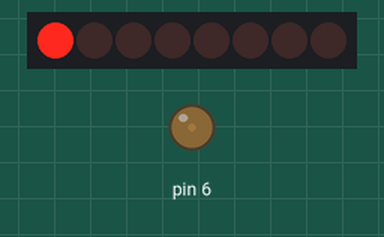
A sketch run on a simulated Arduino Uno, built with avr-gcc and run on an emulated ATmega328P. On the bench: 8 shift-register outputs drawn as a row of LEDs (first output left, lit = HIGH), output pins drawn as LEDs (lit = HIGH). Wiring (inferred from the names in the program): shift register (74HC595): data pin 10; shift clock pin 8; latch pin 9. Wiring (inferred from the signals the program sends): row of LEDs: on Q0, Q1, Q2, Q3, Q4, Q5, Q6, Q7. Pins used as bus, display or sensor lines are not drawn.

Above: at 0.15 s.
At 4.35 s:
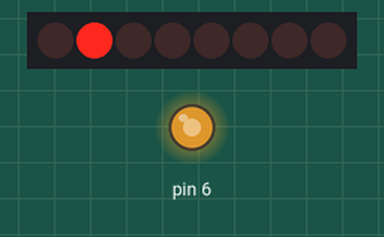
At 8.86 s:
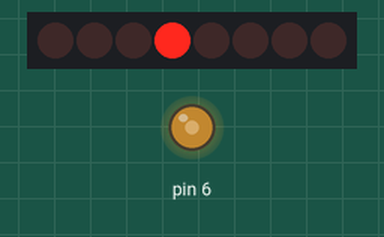
At 17.87 s:
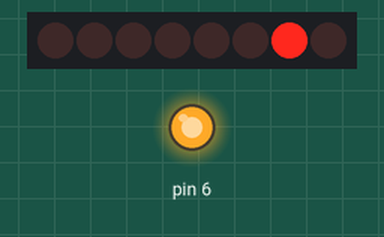
At 28.08 s:
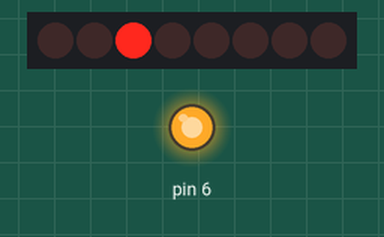
At 39.79 s:
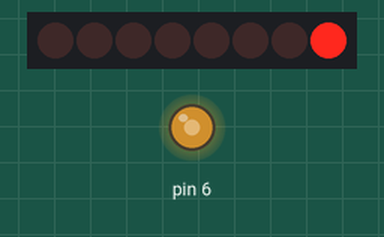
Timing chart, 0 to 40.0 s (numbered marks = the images above):
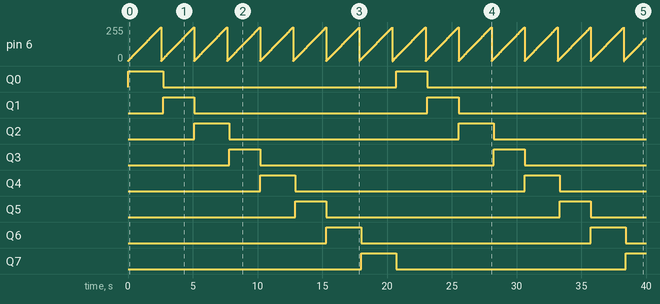

Measured:
- by itself, pin 6: ramps from 0/255 to 254/255 and jumps back, once every 2.6 s
- by itself, Q0: alternates HIGH for 2.6 s and LOW for 18.0 s
- by itself, Q1, Q3, Q5: alternates HIGH for 2.4 s and LOW for 18.0 s
- by itself, Q2, Q4, Q6: alternates HIGH for 2.7 s and LOW for 17.7 s
- by itself, Q7: LOW → HIGH at 18.0 s, → LOW 2.7 s later, → HIGH 17.7 s later

The sketch:

048-shift-reg-pwm.ino
```cpp
//Pin connected to SH_CP of 74HC595
int clockPin = 8;
//Pin connected to ST_CP of 74HC595
int latchPin = 9;
////Pin connected to DS of 74HC595
int dataPin = 10;

int pwm = 6;

void setup() {
  //set pins to output so you can control the shift register
  pinMode(latchPin, OUTPUT);
  pinMode(clockPin, OUTPUT);
  pinMode(dataPin, OUTPUT);

  analogWrite(6, 0);

}

void loop() {
  byte n = 0x01;

  for (int i = 0; i < 8; i++) {

    //congelo le out
    digitalWrite(latchPin, LOW);
    // shift out the bits:
    shiftOut(dataPin, clockPin, MSBFIRST, n);
    //take the latch pin high so the LEDs will light up:
    digitalWrite(latchPin, HIGH);

    //effetto fade:
    for (int p = 0; p < 255; p++) {
      analogWrite(6, p);
      delay(10);
    }

    n = n << 1;
  }

  /*
  // count from 0 to 255 and display the number
  // on the LEDs
  for (int numberToDisplay = 0; numberToDisplay < 256; numberToDisplay++) {
    // take the latchPin low so
    // the LEDs don't change while you're sending in bits:
    digitalWrite(latchPin, LOW);
    // shift out the bits:
    shiftOut(dataPin, clockPin, MSBFIRST, numberToDisplay);

    //take the latch pin high so the LEDs will light up:
    digitalWrite(latchPin, HIGH);
    // pause before next value:
    delay(500);
  }
  */
}
```
